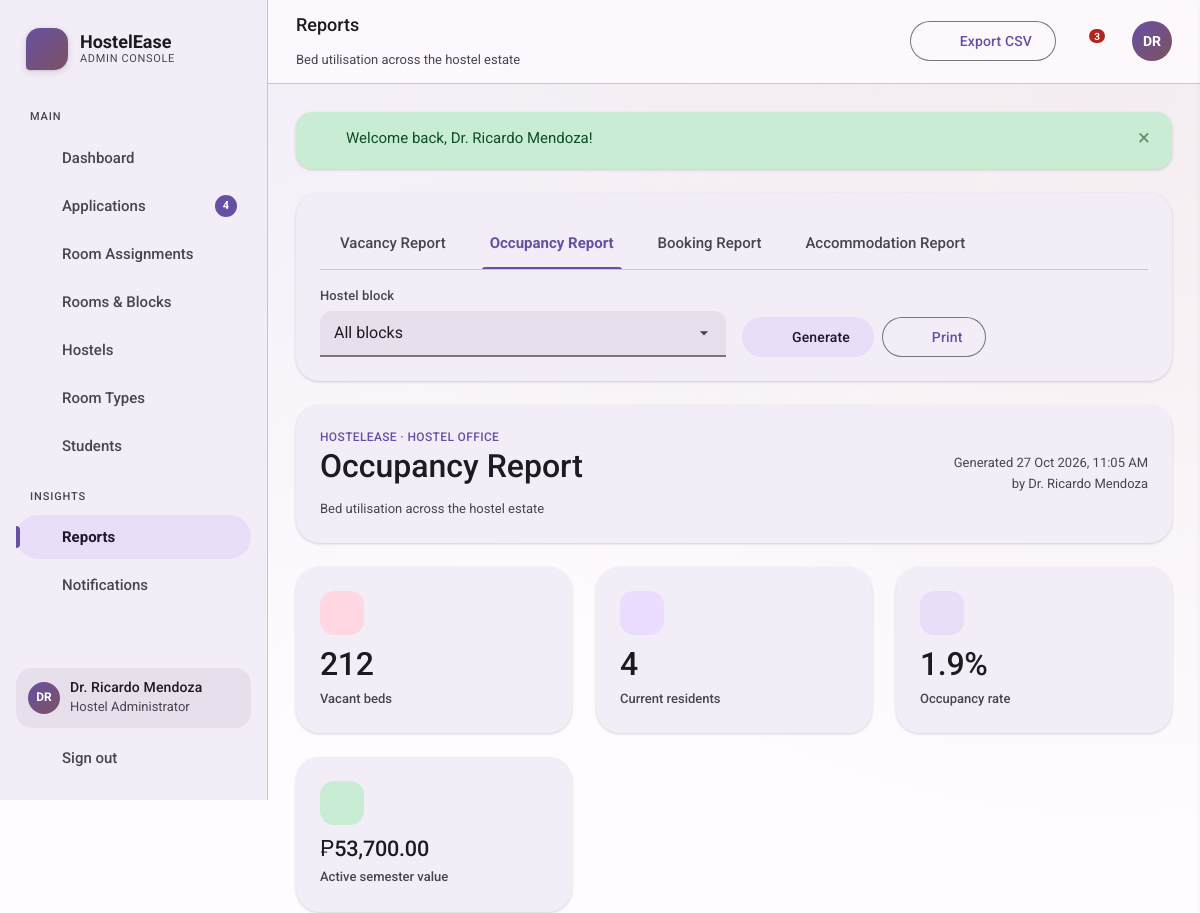
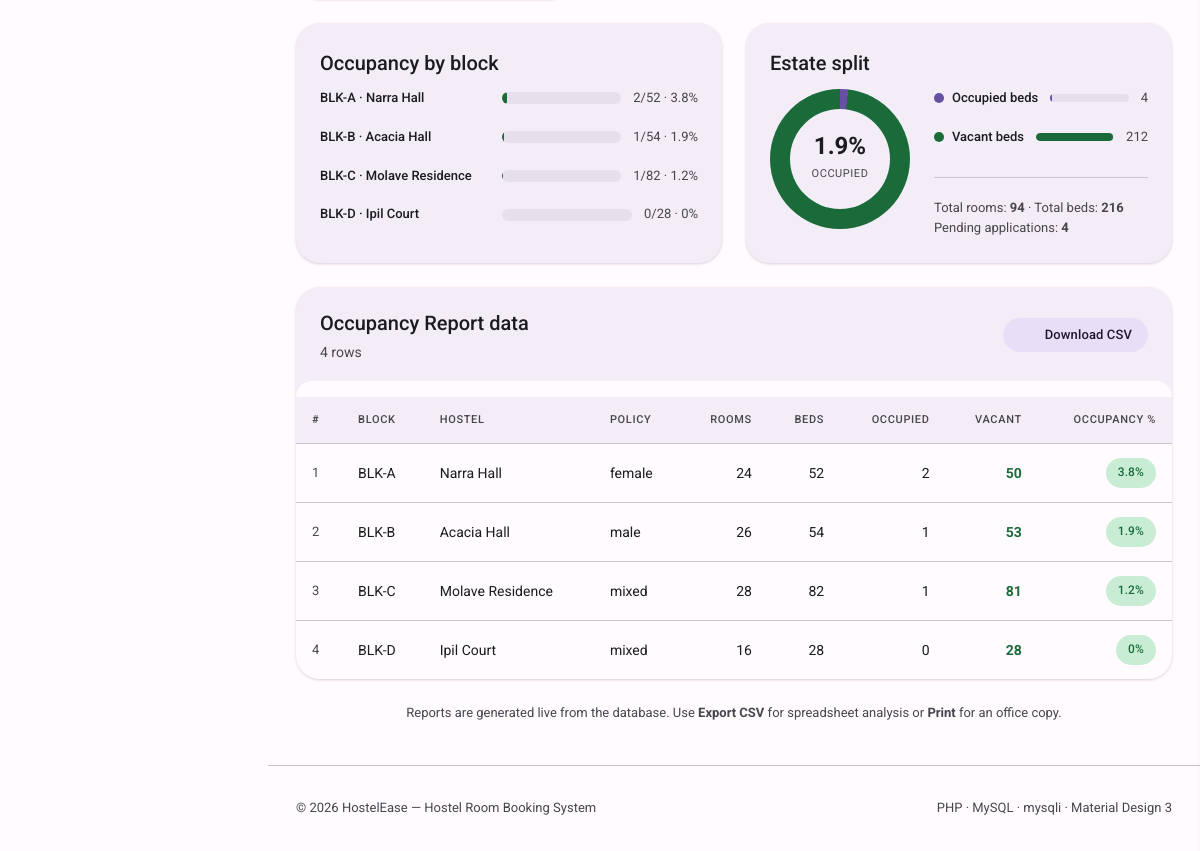
Screenshot of /admin/reports.php (signed in) with the database file from the repository (2 pictures, top to bottom).
### tables this page shows
CREATE TABLE users (
  id            INT UNSIGNED NOT NULL AUTO_INCREMENT,
  role          ENUM('student','admin') NOT NULL DEFAULT 'student',
  student_id    VARCHAR(20)  DEFAULT NULL,
  full_name     VARCHAR(120) NOT NULL,
  email         VARCHAR(150) NOT NULL,
  phone         VARCHAR(25)  DEFAULT NULL,
  password_hash VARCHAR(255) NOT NULL,
  gender        ENUM('male','female','other') DEFAULT NULL,
  programme     VARCHAR(120) DEFAULT NULL,
  year_level    VARCHAR(20)  DEFAULT NULL,
  address       VARCHAR(255) DEFAULT NULL,
  emergency_contact_name  VARCHAR(120) DEFAULT NULL,
  emergency_contact_phone VARCHAR(25)  DEFAULT NULL,
  status        ENUM('active','suspended') NOT NULL DEFAULT 'active',
  created_at    TIMESTAMP NOT NULL DEFAULT CURRENT_TIMESTAMP,
  updated_at    TIMESTAMP NOT NULL DEFAULT CURRENT_TIMESTAMP ON UPDATE CURRENT_TIMESTAMP,
  PRIMARY KEY (id),
  UNIQUE KEY uq_users_email (email),
  UNIQUE KEY uq_users_student_id (student_id),
  KEY idx_users_role (role)
);

CREATE TABLE hostels (
  id           INT UNSIGNED NOT NULL AUTO_INCREMENT,
  name         VARCHAR(120) NOT NULL,
  block_code   VARCHAR(20)  NOT NULL,
  location     VARCHAR(180) DEFAULT NULL,
  description  TEXT,
  facilities   VARCHAR(500) DEFAULT NULL,
  warden_name  VARCHAR(120) DEFAULT NULL,
  warden_phone VARCHAR(25)  DEFAULT NULL,
  gender_policy ENUM('male','female','mixed') NOT NULL DEFAULT 'mixed',
  image_url    VARCHAR(255) DEFAULT NULL,
  is_active    TINYINT(1) NOT NULL DEFAULT 1,
  created_at   TIMESTAMP NOT NULL DEFAULT CURRENT_TIMESTAMP,
  PRIMARY KEY (id),
  UNIQUE KEY uq_hostel_block (block_code)
);

### admin/reports.php (the view, shortened to what the rows shown need)
<?php
require_once __DIR__ . '/../includes/header.php';
$me = require_admin();
$report = safe_choice(get_str('report'), ['vacancy', 'occupancy', 'bookings', 'accommodation'], 'occupancy');
$from   = get_str('from', date('Y-m-01', strtotime('-3 months')));
$to     = get_str('to', date('Y-m-d'));
$hid    = get_int('hostel');
$status = safe_choice(get_str('status'), ['', 'pending', 'approved', 'assigned', 'rejected', 'cancelled', 'checked_out'], '');
$titles = [
    'vacancy'       => ['Vacancy Report', 'Beds available per hostel block and room type'],
    'occupancy'     => ['Occupancy Report', 'Bed utilisation across the hostel estate'],
    'bookings'      => ['Booking Report', 'Applications received within the selected date range'],
    'accommodation' => ['Accommodation Report', 'Current residents and their room assignments'],
];
$data = [];
$headers = [];
if ($report === 'vacancy') {
    $sql = "SELECT h.block_code, h.name hostel_name, rt.name room_type_name, rt.capacity, rt.price,
                   COUNT(r.id) rooms,
                   COALESCE(SUM(rt.capacity),0) beds,
                   COALESCE(SUM(r.occupied),0) occupied,
                   COALESCE(SUM(rt.capacity - r.occupied),0) vacant,
                   COALESCE(SUM(r.status='maintenance'),0) maintenance
              FROM hostels h
              JOIN room_types rt ON 1=1
              LEFT JOIN rooms r  ON r.hostel_id = h.id AND r.room_type_id = rt.id AND r.status <> 'blocked'
             WHERE h.is_active = 1" . ($hid ? ' AND h.id = ' . (int)$hid : '') . "
             GROUP BY h.id, rt.id
            HAVING rooms > 0
             ORDER BY h.block_code, rt.capacity";
    $data = db_all($conn, $sql);
    $headers = ['block_code' => 'Block', 'hostel_name' => 'Hostel', 'room_type_name' => 'Room type', 'capacity' => 'Beds/room',
                'rooms' => 'Rooms', 'beds' => 'Total beds', 'occupied' => 'Occupied', 'vacant' => 'Vacant', 'maintenance' => 'Maintenance'];
} elseif ($report === 'occupancy') {
    $sql = "SELECT * FROM v_hostel_occupancy" . ($hid ? ' WHERE id = ' . (int)$hid : '') . " ORDER BY block_code";
    $data = db_all($conn, $sql);
    $headers = ['block_code' => 'Block', 'name' => 'Hostel', 'gender_policy' => 'Policy', 'total_rooms' => 'Rooms',
                'total_beds' => 'Beds', 'occupied_beds' => 'Occupied', 'vacant_beds' => 'Vacant', 'occupancy_rate' => 'Occupancy %'];
}
$qs = http_build_query(array_filter(['report' => $report, 'from' => $from, 'to' => $to, 'hostel' => $hid ?: '', 'status' => $status], fn($v) => $v !== ''));
page_header('Reports', 'reports', e($titles[$report][1]), [
    ['label' => 'Export CSV', 'href' => 'reports.php?' . e($qs) . '&export=csv', 'class' => 'btn-outlined', 'icon' => 'download'],
]);
?>
<div class="card mb-3" id="print-head">
  <div class="row-between wrap" style="gap:16px">
    <div>
      <div class="label-s" style="color:var(--md-primary)"><?= APP_NAME ?> &middot; Hostel Office</div>
      <h2 class="headline-m mb-0"><?= e($titles[$report][0]) ?></h2>
      <p class="tiny mb-0">
      </p>
    </div>
    <div class="tiny" style="text-align:right">
      Generated <?= date('d M Y, g:i A') ?><br>by <?= e($me['full_name']) ?>
    </div>
  </div>
</div>
<?php if ($report === 'occupancy'): ?>
  <div class="grid g-2 mb-3">
    <div class="card">
      <?php foreach ($data as $h): $r = (float)$h['occupancy_rate']; ?>
        <div class="hbar-row">
          <span class="hbar-label"><?= e($h['block_code']) ?> &middot; <?= e($h['name']) ?></span>
          <span class="bar bar-lg"><span class="bar-fill <?= $r >= 90 ? 'bar-full' : ($r >= 70 ? 'bar-high' : 'bar-low') ?>" style="width:<?= $r ?>%"></span></span>
          <span class="hbar-value"><?= (int)$h['occupied_beds'] ?>/<?= (int)$h['total_beds'] ?> &middot; <?= $r ?>%</span>
        </div>
      <?php endforeach; ?>
    </div>
  </div>
<?php endif; ?>
<div class="card" style="padding:0;overflow:hidden">
  <?php if (!$data): ?>
    <div class="empty">
      <div class="empty-icon"><?= icon('chart') ?></div>
      <h3 class="title-m mb-0">No records for this report</h3>
      <p class="tiny">Change the filters or date range and generate again.</p>
    </div>
  <?php else: ?>
    <div class="table-wrap" style="padding:16px 0 0">
      <table class="data">
        <thead>
          <tr>
            <th>#</th>
            <?php foreach ($headers as $key => $label): ?>
              <th<?= in_array($key, ['capacity', 'rooms', 'beds', 'occupied', 'vacant', 'maintenance', 'total_rooms', 'total_beds', 'occupied_beds', 'vacant_beds', 'occupancy_rate', 'price', 'bed_number', 'floor'], true) ? ' class="num"' : '' ?>><?= e($label) ?></th>
            <?php endforeach; ?>
          </tr>
        </thead>
        <tbody>
          <?php foreach ($data as $i => $row): ?>
            <tr>
              <td class="tiny"><?= $i + 1 ?></td>
              <?php foreach ($headers as $key => $label):
                  $val = $row[$key] ?? '';
                  $numeric = in_array($key, ['capacity', 'rooms', 'beds', 'occupied', 'vacant', 'maintenance', 'total_rooms', 'total_beds', 'occupied_beds', 'vacant_beds', 'occupancy_rate', 'price', 'bed_number', 'floor'], true);
              ?>
                <td<?= $numeric ? ' class="num"' : '' ?>>
                  <?php if ($key === 'status'): ?>
                    <?= status_chip((string)$val) ?>
                  <?php elseif ($key === 'price'): ?>
                    <?= money($val) ?>
                  <?php elseif ($key === 'occupancy_rate'): ?>
                    <span class="chip <?= (float)$val >= 90 ? 'chip-danger' : ((float)$val >= 70 ? 'chip-warning' : 'chip-success') ?>"><?= (float)$val ?>%</span>
                  <?php elseif ($key === 'vacant' || $key === 'vacant_beds'): ?>
                    <strong style="color:<?= (int)$val > 0 ? 'var(--md-success)' : 'var(--md-error)' ?>"><?= (int)$val ?></strong>
                  <?php elseif ($key === 'created_at' || $key === 'processed_at' || $key === 'checkin_date'): ?>
                    <span class="tiny"><?= fmt_date((string)$val, 'd M Y') ?></span>
                  <?php elseif ($key === 'full_name'): ?>
                    <span class="cell-strong"><?= e((string)$val) ?></span>
                  <?php else: ?>
                    <?= e((string)$val) ?>
                  <?php endif; ?>
                </td>
              <?php endforeach; ?>
            </tr>
          <?php endforeach; ?>
        </tbody>
      </table>
    </div>
  <?php endif; ?>
</div>
<?php page_footer(); ?>

### includes/header.php (shortened to what the rows shown need)
<?php
require_once __DIR__ . '/functions.php';
$__USER = current_user();
function initials(?string $name): string
{
    $parts = preg_split('/\s+/', trim((string)$name));
    $out = '';
    foreach (array_slice($parts, 0, 2) as $p) {
        if ($p !== '') {
            $out .= mb_strtoupper(mb_substr($p, 0, 1));
        }
    }
    return $out ?: '?';
}
function page_header(string $title, string $active = '', string $subtitle = '', array $actions = []): void
{
    global $__USER;
    $user = $__USER ?: current_user();
    $role = $user['role'] ?? 'guest';
    $unread = $user ? unread_notification_count((int)$user['id']) : 0;
    ?>
<!DOCTYPE html>
<html lang="en">
<head>
<link rel="stylesheet" href="<?= app_url('assets/css/fonts.css') ?>">
<link rel="stylesheet" href="<?= app_url('assets/css/material-you.css') ?>">
</head>
<body>
<div class="app">
  <aside class="rail" id="rail" aria-label="Main navigation">
    <div class="brand">
      <div class="brand-text">
        <span class="brand-name"><?= APP_NAME ?></span>
        <span class="brand-sub"><?= e($role === 'admin' ? 'Admin Console' : 'Student Portal') ?></span>
      </div>
    </div>
    <div class="rail-footer">
      <?php if ($user): ?>
        <div class="rail-user mb-1">
          <div class="avatar sm"><?= e(initials($user['full_name'])) ?></div>
          <div class="grow" style="min-width:0">
            <div class="label-m" style="white-space:nowrap;overflow:hidden;text-overflow:ellipsis"><?= e($user['full_name']) ?></div>
            <div class="tiny"><?= e($role === 'admin' ? 'Hostel Administrator' : ($user['student_id'] ?: 'Student')) ?></div>
          </div>
        </div>
      <?php endif; ?>
    </div>
  </aside>
  <div class="main">
    <header class="topbar">
      <div class="grow" style="min-width:0">
        <h1 class="title-m mb-0" style="white-space:nowrap;overflow:hidden;text-overflow:ellipsis"><?= e($title) ?></h1>
        <?php if ($subtitle): ?><p class="tiny mb-0"><?= $subtitle ?></p><?php endif; ?>
      </div>
      <?php foreach ($actions as $a): ?>
        <a class="btn <?= e($a['class'] ?? '') ?>" href="<?= e($a['href']) ?>">
          <?php if (!empty($a['icon'])): ?><?= icon($a['icon']) ?><?php endif; ?>
          <?= e($a['label']) ?>
        </a>
      <?php endforeach; ?>
      <button class="icon-btn" data-notif-toggle aria-label="Notifications (<?= $unread ?> unread)">
        <?php if ($unread > 0): ?><span class="dot"><?= $unread > 9 ? '9+' : $unread ?></span><?php endif; ?>
      </button>
      <?php if ($user): ?>
        <a class="avatar" href="<?= app_url('profile.php') ?>" title="<?= e($user['full_name']) ?>" aria-label="My profile"><?= e(initials($user['full_name'])) ?></a>
      <?php endif; ?>
    </header>
    <main class="content" id="main">
    <?php
}
function page_footer(string $fab = ''): void
{
    ?>
    </main>
  </div>
</div>
</body>
</html>
    <?php
}

### rows the page displays
users: role "ADMIN CONSOLE", full_name "DR", full_name "Dr. Ricardo Mendoza", role "Hostel Administrator"
hostels: block_code "BLK-A", name "Narra Hall", occupied_beds "2", total_beds "52", r "3.8", gender_policy "female", val "24", val "52", val "2", val "50", val "3.8"
hostels: block_code "BLK-B", name "Acacia Hall", occupied_beds "1", total_beds "54", r "1.9", gender_policy "male", val "26", val "54", val "1", val "53", val "1.9"
hostels: block_code "BLK-C", name "Molave Residence", occupied_beds "1", total_beds "82", r "1.2", gender_policy "mixed", val "28", val "82", val "1", val "81", val "1.2"
hostels: block_code "BLK-D", name "Ipil Court", occupied_beds "0", total_beds "28", r "0", gender_policy "mixed", val "16", val "28", val "0"

### other values shown
APP_NAME "HostelEase"
$section "MAIN"
$label "Dashboard"
$label "Applications"
$count "4"
$label "Room Assignments"
$label "Rooms & Blocks"
$label "Hostels"
$label "Room Types"
$label "Students"
$section "INSIGHTS"
$label "Reports"
$label "Notifications"
$title "Reports"
$subtitle "Bed utilisation across the hostel estate"
